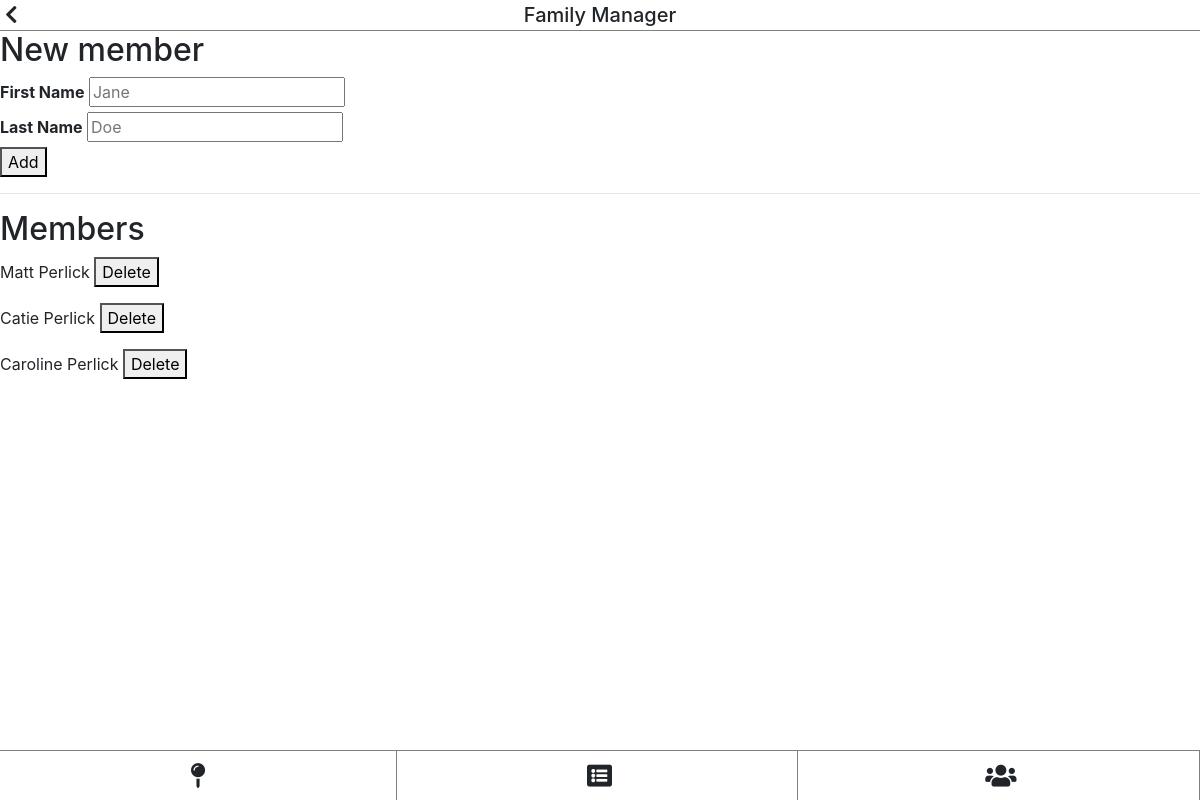
The app's page /family-manager (signed in) with its own data.
### tables this page shows
CREATE TABLE people (id INTEGER PRIMARY KEY, user_id INTEGER, first varchar(255), last varchar(255));

### pages.py (the view)
@pages.route('/family-manager')
@flask_login.login_required
def pages_familyManager():
	data = {}
	data['title'] = "Family Manager"
	uid = flask_login.current_user.get_id()
	data['members'] = db.get_db().query("select * from people where user_id=" + str(uid))
	return render_template('pages/family-manager.html', data=data)

### auth.py (called while the page is built)
	def get_id(self):
		return self.id

### database.py (called while the page is built)
	def get_db():
		try:
			db = getattr(g, '_database', None)
		except NameError:
			db = Database()
			g = lambda: None #funny syntax that lets me set an attribute on global g
			setattr(g, '_database', db)
		return db

	def query(self, sql, parameters=[]):
		c = self.conn.cursor()
		c.execute(sql, parameters)
		self.conn.commit()
		return c.fetchall()

### main.py (called while the page is built)
@app.teardown_appcontext
def close_connection(exception):
	try:
		db = getattr(g, '_database', None)
		db.close()
	except NameError:
		pass

@login_manager.user_loader
def load_user(id):
	res = db.get_db().query("select * from users where id='" + str(id) + "'")
	if len(res) == 1:
		user = User(res[0][0], res[0][1])
		user.is_authenticated = True
		return user
	else:
		return None

### templates/pages/family-manager.html (shortened to what this page needs)
{% extends "pages/base.html" %}
{% block content %}
<h2>New member</h2>
<form action="{{ url_for('api.api_add_member') }}" method="post">
	<label for="firt"><b>First Name</b></label>
	<input type="text" placeholder="Jane" name="first" required><br>
	<label for="last"><b>Last Name</b></label>
	<input type="text" placeholder="Doe" name="last" required><br>
	<button type="submit">Add</button>
</form>
<hr>
<h2>Members</h2>
{% for person in data.members %}
	<form action="{{ url_for('api.api_delete_member') }}" method="post">
		{{ person[2] }} {{ person[3] }}
		<button type="submit">Delete</button><br>
	</form>
{% endfor %}
{% endblock %}

### public/css/global.css (style rules this page uses)
body { margin: 0; }

### records on screen
people: first "Matt", last "Perlick"
people: first "Catie", last "Perlick"
people: first "Caroline", last "Perlick"

### other values on screen
{{ data.title }} "Family Manager"
